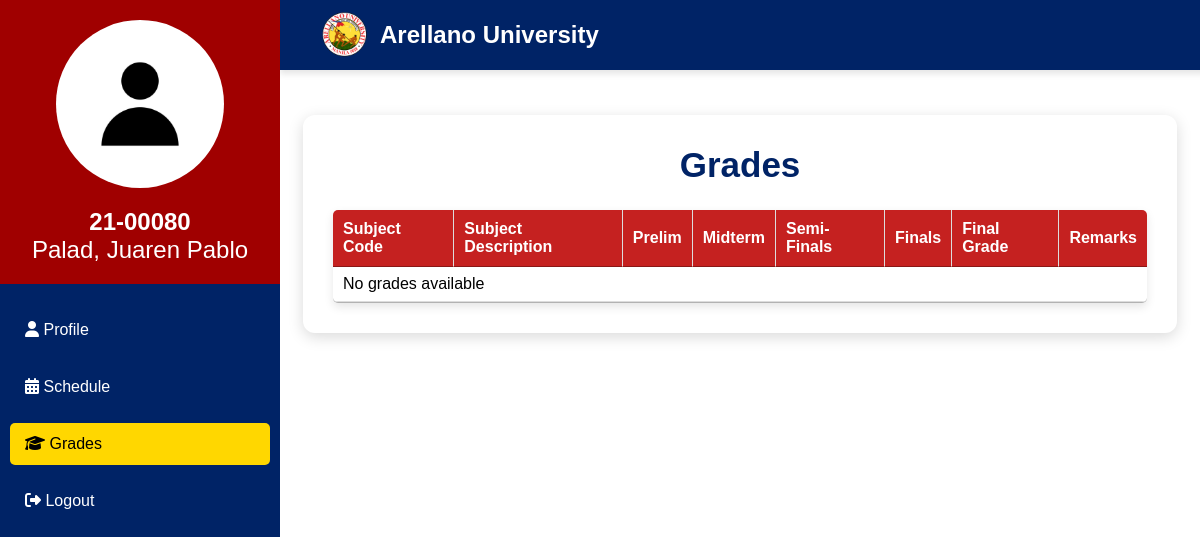
Screenshot of /student/grades.php (signed in) with the database file from the repository.
### tables this page shows
CREATE TABLE `tbl_student_info` (
  `student_no` varchar(8) NOT NULL,
  `last_name` varchar(30) NOT NULL,
  `first_name` varchar(30) NOT NULL,
  `middle_name` varchar(30) NOT NULL,
  `course_code` varchar(20) NOT NULL,
  `year_level` int(1) NOT NULL,
  `password` text NOT NULL
);

### student/grades.php (the view, shortened to what this page needs)
<?php
include("cn.php");
$student_no = mysqli_real_escape_string($connection, $_SESSION['student_no']);
$query = mysqli_query($connection, "SELECT * FROM tbl_student_info WHERE student_no = '$student_no'");
$row = mysqli_fetch_assoc($query);
$school_year = "2024-2025";
$semester = "2";
$sql = "SELECT
            subj.subject_code,
            subj.subject_name,
            g.prelim,
            g.midterm,
            g.semi_finals,
            g.finals,
            g.final_grade,
            g.remarks
        FROM tbl_grades g
        INNER JOIN tbl_schedule sc ON g.class_code = sc.class_code
        INNER JOIN tbl_subject subj ON sc.subject_code = subj.subject_code
        INNER JOIN tbl_class_list cl ON sc.class_code = cl.class_code
        WHERE cl.student_no = '$student_no'
        AND g.student_no = '$student_no'
        AND sc.school_year = '$school_year'
        AND sc.semester = '$semester'";
$result = mysqli_query($connection, $sql);
?>
<!DOCTYPE html>
<html>
<head>
    <link rel="stylesheet" href="css/table.css">
    <link rel="stylesheet" type="text/css" href="https://cdn.datatables.net/1.11.5/css/jquery.dataTables.css">
    <link rel="stylesheet" href="https://cdnjs.cloudflare.com/ajax/libs/font-awesome/6.4.2/css/all.min.css">
</head>
<body>
<nav class="sidebar">
    <div class="sidebar-header">
        <div class="user-con">
            <div class="img-con">
                <img src="images/default.jpg" alt="Student Image">
            </div>
            <div class="user-info">
                <p><strong><?php echo $student_no; ?></strong></p>
                <p><?php echo $row["last_name"] . ", " . $row["first_name"] . " " . $row["middle_name"]; ?></p>
            </div>
        </div>
    </div>
    <ul class="nav-links">
        <li><a href="student-profile.php"><i class="fas fa-user"></i> Profile</a></li>
        <li><a href="schedule.php"><i class="fas fa-calendar-alt"></i> Schedule</a></li>
        <li><a href="grades.php" class="active"><i class="fas fa-graduation-cap"></i> Grades</a></li>
        <li><a href="logout.php"><i class="fas fa-sign-out-alt"></i> Logout</a></li>
    </ul>
</nav>
<section class="main-content">
    <div class="top-con">
        <div class="top-nav">
            <img src="images/au_logo.png" alt="Arellano University Logo" class="brand">
            <h2>Arellano University</h2>
        </div>
    </div>
    <div class="table-container">
        <h1 class="title">Grades</h1>
        <table id="gradesTable" class="styled-table">
            <thead>
                <tr>
                    <th>Subject Code</th>
                    <th>Subject Description</th>
                    <th>Prelim</th>
                    <th>Midterm</th>
                    <th>Semi-Finals</th>
                    <th>Finals</th>
                    <th>Final Grade</th>
                    <th>Remarks</th>
                </tr>
            </thead>
            <tbody>
                <?php
                if (mysqli_num_rows($result) > 0) {
                    while ($row = mysqli_fetch_assoc($result)) {
                        echo "<tr>
                                <td>{$row['subject_code']}</td>
                                <td>{$row['subject_name']}</td>
                                <td>{$row['prelim']}</td>
                                <td>{$row['midterm']}</td>
                                <td>{$row['semi_finals']}</td>
                                <td>{$row['finals']}</td>
                                <td>{$row['final_grade']}</td>
                                <td>{$row['remarks']}</td>
                            </tr>";
                    }
                } else {
                    echo "<tr><td colspan='8' style='text-align:center;'>No grades available</td></tr>";
                }
                ?>
            </tbody>
        </table>
    </div>
</section>
</body>
</html>

### student/css/table.css (style rules this page uses)
* { margin: 0; padding: 0; box-sizing: border-box; font-family: 'Arial', sans-serif; }
body { display: flex; height: 100vh; background: #f4f4f4; }
.top-con { z-index: 21; position: fixed; top: 0; width: 100%; background: #002366; height: 70px; display: flex; align-items: center; justify-content: center; box-shadow: 0px 4px 6px rgba(0, 0, 0, 0.1); }
.sidebar { width: 280px; height: 100vh; background-color: #002366; color: white; display: flex; flex-direction: column; position: fixed; left: 0; transition: left 0.3s ease-in-out; z-index: 100; overflow-y: auto; scrollbar-width: none; -ms-overflow-style: none; }
.sidebar-header { display: flex; align-items: center; gap: 10px; margin-bottom: 0px; }
.sidebar-header img { width: 50px; }
.nav-links { list-style: none; padding: 10px; }
.nav-links li { margin: 15px 0; position: relative; }
.nav-links a { text-decoration: none; color: white; font-size: 16px; padding: 12px 15px; display: block; border-radius: 5px; transition: 0.3s; cursor: pointer; }
.nav-links a:hover, .nav-links .active { background: #FFD700; color: black; }
.main-content { width: 100%; margin-left: 280px; padding: 0px; background: white; overflow-y: auto; }
.table-container { padding: 30px; border-radius: 12px; box-shadow: 0px 4px 15px rgba(0, 0, 0, 0.15); text-align: center; margin: 40px auto; width: 95%; margin-top: 115px; }
.title { font-size: 35px; font-weight: 600; color: #002366; margin-bottom: 25px; }
.styled-table { width: 100%; border-collapse: collapse; font-size: 16px; border-radius: 5px; overflow: hidden; box-shadow: 0px 4px 10px rgba(0, 0, 0, 0.1); background-color: #ffffff; text-align: left; }
.styled-table thead tr { background-color: #c52120; color: white; font-weight: bold; text-align: center; }
.styled-table tbody tr { border-bottom: 1px solid #ddd; transition: all 0.3s ease-in-out; }
.styled-table td { text-align: left !important; padding: 12px; }
.styled-table th, .styled-table td { padding: 12px; border-right: 1px solid #ddd; border-bottom: 1px solid #ddd; text-align: center; }
.styled-table th:last-child, .styled-table td:last-child { border-right: none; }
.top-nav { display: flex; align-items: center; gap: 10px; background: #002366; height: 70px; width: calc(100% - 20px); color: white; margin: 10px; box-sizing: border-box; }
.brand { height: 50px; padding-left: 30px; }
.user-con { display: flex; flex-direction: column; align-items: center; justify-content: center; background-color: #A00000; width: 100%; height: 100%; padding: 20px; margin: 0; }
.img-con { display: flex; justify-content: center; align-items: center; margin-bottom: 10px; }
.img-con img { width: 70%; height: auto; border-radius: 50%; object-fit: cover; }
.user-info { margin-top: 10px; font-size: 24px; text-align: center; font-weight: 400; color: white; }

### rows the page displays
tbl_student_info: last_name "Palad", first_name "Juaren", middle_name "Pablo"

### other values shown
$student_no "21-00080"
